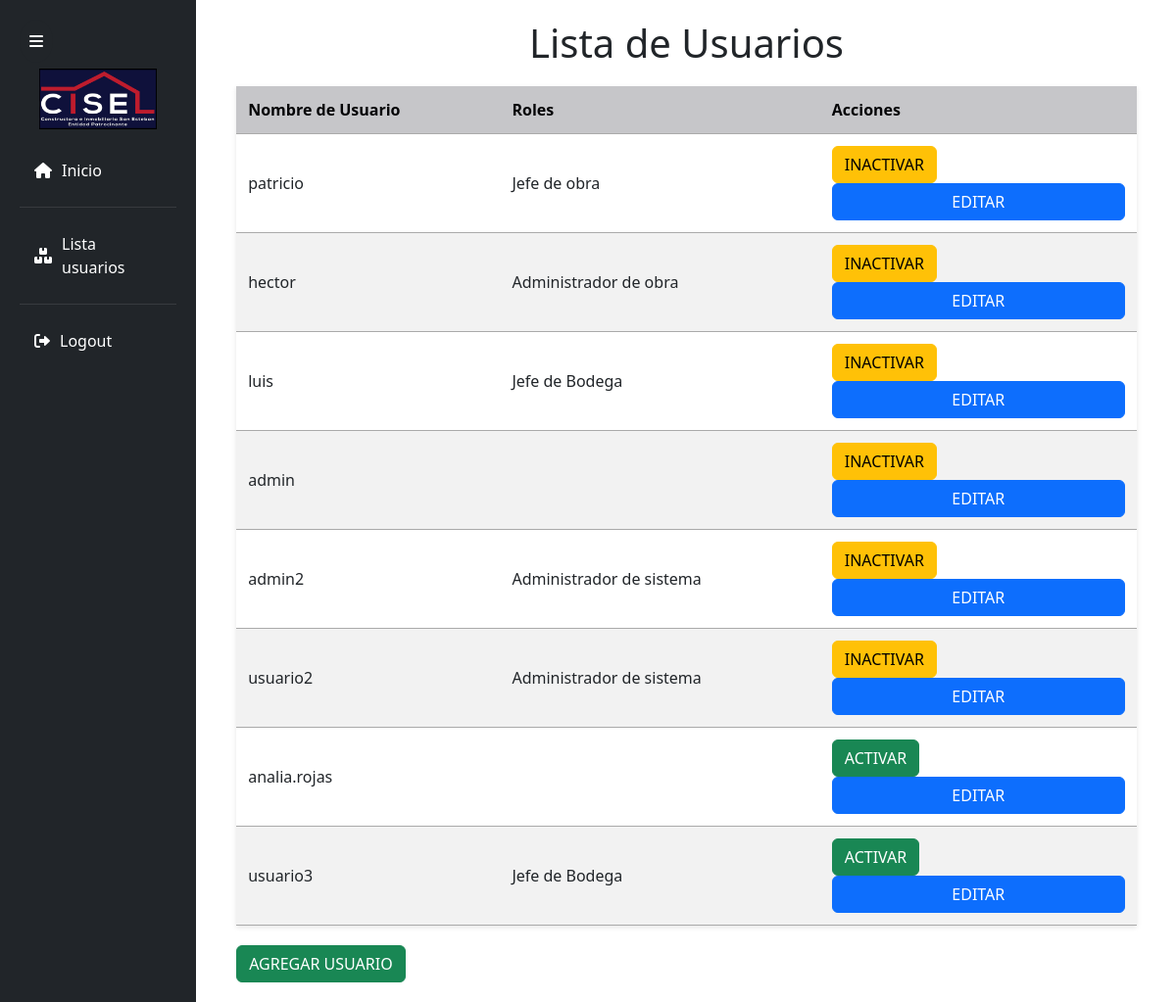
Screenshot of /usuarios/ with the database file from the repository.
### Polls/models.py (models this page shows, shortened)
class CustomUser(AbstractUser):
    roles = models.ManyToManyField(Role,  related_name='users')

class Role(models.Model):
    name = models.CharField(max_length=50)

### Polls/views.py (the view)
# urls.py: path('usuarios/', views.lista_usuarios, name='lista_usuarios'),
def lista_usuarios(request):
    users = CustomUser.objects.all()
    return render(request, 'Modulo_administrador/menu_administrador/user_list.html', {'users': users})

### Polls/context_processors.py (called while the page is built, shortened)
def role_context(request):
    user = request.user
    return {}

### Polls/templates/Modulo_administrador/menu_administrador/user_list.html (shortened to what this page needs)
{% extends 'Modulo_administrador/base/base_admin.html' %} {% load static %}
{% block title %}Lista de Usuarios{% endblock %} {% block content %}
<h1>Lista de Usuarios</h1>
<table>
  <thead>
    <tr>
      <th>Nombre de Usuario</th>
      <th>Roles</th>
      <th>Acciones</th>
    </tr>
  </thead>
  <tbody>
    {% if users %} {% for user in users %}
    <tr>
      <td>{{ user.username }}</td>
      <td>
        {% for role in user.roles.all %} {{ role.name }}
         {% endfor %}
      </td>
      <td>
        {% if user.is_active %}
        <a href="{% url 'inactivar_usuario' user.id %}" class="btn btn-warning"
          >Inactivar</a
        >
        {% else %}
        <a href="{% url 'activar_usuario' user.id %}" class="btn btn-success"
          >Activar</a
        >
        {% endif %}
        <a href="{% url 'editar_usuario' user.id %}" class="btn btn-primary btn-primari"
          >Editar</a
        >
      </td>
    </tr>
    {% empty %}
    <tr>
      <td colspan="3">No hay usuarios registrados.</td>
    </tr>
    {% endfor %} {% else %}
    <tr>
      <td colspan="3">No hay usuarios registrados.</td>
    </tr>
    {% endif %}
  </tbody>
</table>
<a href="{% url 'crear_usuario' %}" class="btn btn-success">Agregar Usuario</a>
{% endblock %}

### Polls/static/css/style.css (style rules this page uses)
:root { --white-color: #fff; --blue-color: #4070f4; --grey-color: #707070; --grey-color-light: #aaa; --light-gray: #c6c6c9; --dark-blue: #0d143b; --red: #ba1c2c; --gray: #6c6d7e; --black: #040406; --brown: #5f2742; --blue-gray: #393b5b; --silver: #ffffff; }
body { font-family: "Poppins", sans-serif; margin: 0; padding: 0; background-color: #f5f5f5; color: #343a40; }
table { width: 100%; border-collapse: collapse; }
th { background-color: #007bff; color: white; padding: 10px; text-align: left; }
td { padding: 10px; border: 1px solid #ddd; }
tr:nth-child(even) { background-color: #f2f2f2; }
h1 { text-align: center; margin-bottom: 30px; color: var(--dark-blue); }
table th, table td { padding: 12px; text-align: left; border-bottom: 1px solid var(--grey-color-light); }
table th { background-color: var(--light-gray); color: var(--black); }
.btn { padding: 10px 20px; border-radius: 5px; text-transform: uppercase; cursor: pointer; }
.btn-primary { background-color: #4070f4; }
.btn-success { background-color: var(--green); color: var(--white-color); border: none; }
.btn-warning { background-color: var(--yellow); color: var(--black); border: none; }
.btn { background-color: #007bff; color: white; padding: 10px 20px; border: none; border-radius: 4px; cursor: pointer; font-size: 16px; transition: background-color 0.3s; }
body { background-color: #f7f8fa; font-family: "Arial", sans-serif; }
.btn-primary { background-color: #00468b; border: none; border-radius: 25px; padding: 10px; font-size: 16px; width: 100%; }

### Polls/static/css/admin_style.css (style rules this page uses)
body { font-family: Arial, sans-serif; background-color: #f4f4f4; margin: 0; padding: 20px; }
h1 { text-align: center; color: #333; margin-bottom: 20px; }
table { width: 100%; border-collapse: collapse; margin: 20px 0; background-color: #fff; box-shadow: 0 2px 5px rgba(0, 0, 0, 0.1); }
th, td { padding: 12px; text-align: left; border-bottom: 1px solid #ddd; }
th { background-color: #007bff; color: white; }
.btn-primari { background-color: #007bff; color: white; border: none; padding: 10px 15px; border-radius: 4px; cursor: pointer; }

### rows the page displays
CustomUser: username "patricio", is_active "INACTIVAR"
Role: name "Jefe de obra"
CustomUser: username "hector", is_active "INACTIVAR"
Role: name "Administrador de obra"
CustomUser: username "luis", is_active "INACTIVAR"
Role: name "Jefe de Bodega"
CustomUser: username "admin", is_active "INACTIVAR"
CustomUser: username "admin2", is_active "INACTIVAR"
Role: name "Administrador de sistema"
CustomUser: username "usuario2", is_active "INACTIVAR"
CustomUser: username "analia.rojas", is_active "ACTIVAR"
CustomUser: username "usuario3", is_active "ACTIVAR"
